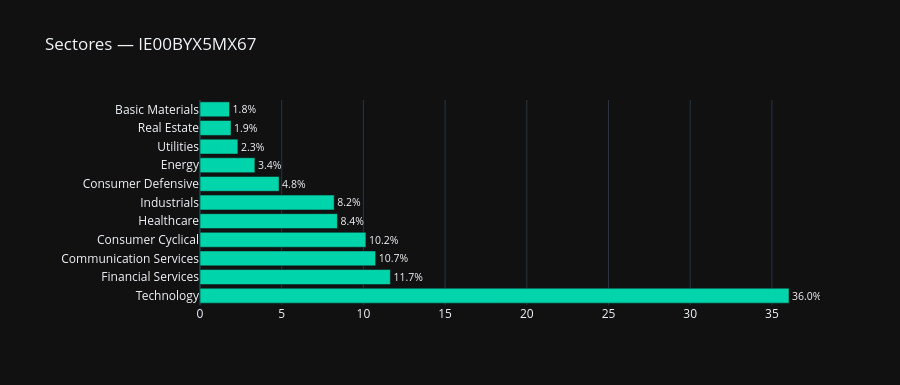

Notebook code cell kept with this figure:
### Markdown cell above
## 6. Sectores

### Code cell
sectors = composite.get_sector_weights(ISIN)

if sectors:
    df_s = pd.DataFrame(sectors.items(), columns=["Sector", "Peso"]).sort_values("Peso", ascending=False)
    
    fig = go.Figure(go.Bar(
        x=df_s["Peso"],
        y=df_s["Sector"],
        orientation="h",
        text=df_s["Peso"].apply(lambda v: f"{v:.1f}%"),
        textposition="outside",
        marker_color="#00d4aa",
    ))
    fig.update_layout(
        title=f"Sectores — {ISIN}",
        template="plotly_dark",
        height=max(300, 35 * len(df_s)),
        margin=dict(l=200),
    )
    fig.show()
    display(df_s)
else:
    print("Sin datos de sectores.")

### Figure 1 — Plotly figure (JSON) as saved in the notebook; plotly's stock layout.template omitted (floating-point values rounded to 4 significant figures)
{"data": [{"marker": {"color": "#00d4aa"}, "orientation": "h", "text": ["36.0%", "11.7%", "10.7%", "10.2%", "8.4%", "8.2%", "4.8%", "3.4%", "2.3%", "1.9%", "1.8%"], "textposition": "outside", "type": "bar", "x": [36.05, 11.65, 10.75, 10.15, 8.409, 8.21, 4.84, 3.359, 2.317, 1.898, 1.81], "y": ["Technology", "Financial Services", "Communication Services", "Consumer Cyclical", "Healthcare", "Industrials", "Consumer Defensive", "Energy", "Utilities", "Real Estate", "Basic Materials"]}], "layout": {"height": 385, "margin": {"l": 200}, "title": {"text": "Sectores — IE00BYX5MX67"}}}
